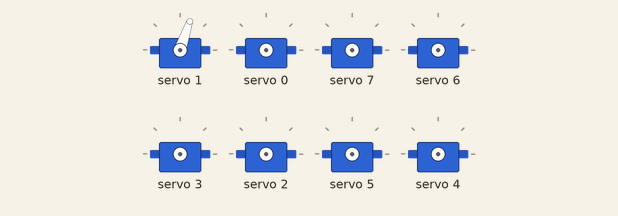
This sketch was run on a simulated Arduino Uno, built with avr-gcc and run on an emulated ATmega328P. Parts: 8 × servo.

Above: at 0.05 s.
At 0.9 s:
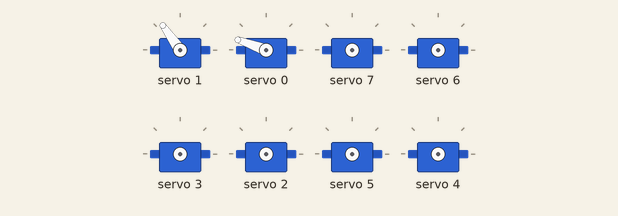
At 1.8 s:
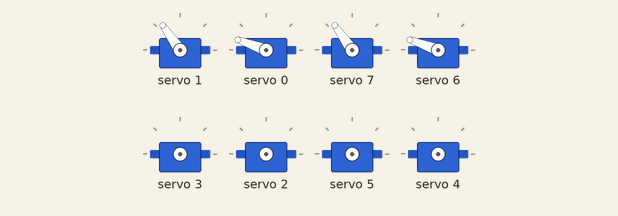
At 2.7 s:
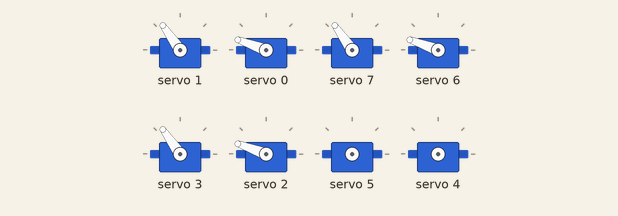
At 3.6 s:
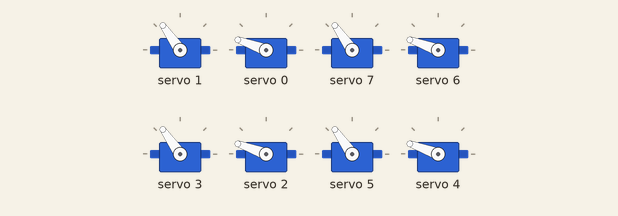
Timing chart, 0 to 8.3 s (numbered marks = the images above):
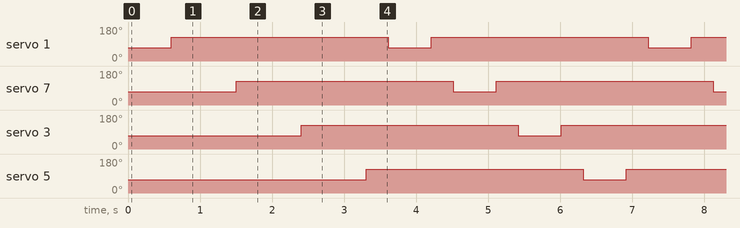

The sketch:

abc.ino
```cpp
#include <Wire.h>
#include <Adafruit_PWMServoDriver.h>

Adafruit_PWMServoDriver pca9685 = Adafruit_PWMServoDriver();

#define SERVO_MIN 150
#define SERVO_MAX 600

#define FRONT_LEFT_H  0
#define FRONT_LEFT_V  1
#define FRONT_RIGHT_H 2
#define FRONT_RIGHT_V 3
#define BACK_LEFT_H   4
#define BACK_LEFT_V   5
#define BACK_RIGHT_H  6
#define BACK_RIGHT_V  7

char command;  // Stores Bluetooth command

void setup() {
    // Serial.begin(9600);     // Serial Monitor (PC)
    // Serial1.begin(9600);    // Bluetooth HC-05 (TX1/RX1)

    pca9685.begin();
    pca9685.setPWMFreq(50);
}

void moveServo(int channel, int angle) {
    int pulse = map(angle, 0, 180, SERVO_MIN, SERVO_MAX);
    pca9685.setPWM(channel, 0, pulse);
}

void moveLeg(int h_servo, int v_servo, int h_angle, int v_angle) {
    moveServo(v_servo, v_angle);
    delay(300);
    moveServo(h_servo, h_angle);
    delay(300);
    moveServo(v_servo, 90);
    delay(300);
}

// Walking Forward
void walkForward() {
    moveLeg(FRONT_LEFT_H, FRONT_LEFT_V, 120, 45);
    moveLeg(BACK_RIGHT_H, BACK_RIGHT_V, 120, 45);
    moveLeg(FRONT_RIGHT_H, FRONT_RIGHT_V, 120, 45);
    moveLeg(BACK_LEFT_H, BACK_LEFT_V, 120, 45);
}

// Walking Backward
void walkBackward() {
    moveLeg(FRONT_LEFT_H, FRONT_LEFT_V, 60, 45);  // Move backward
    moveLeg(BACK_RIGHT_H, BACK_RIGHT_V, 60, 45);  // Move backward
    moveLeg(FRONT_RIGHT_H, FRONT_RIGHT_V, 60, 45);  // Move backward
    moveLeg(BACK_LEFT_H, BACK_LEFT_V, 60, 45);  // Move backward
}

// Turning Left
void turnLeft() {
    moveLeg(FRONT_LEFT_H, FRONT_LEFT_V, 60, 45);
    moveLeg(BACK_LEFT_H, BACK_LEFT_V, 60, 45);
    moveLeg(FRONT_RIGHT_H, FRONT_RIGHT_V, 120, 45);
    moveLeg(BACK_RIGHT_H, BACK_RIGHT_V, 120, 45);
}

// Turning Right
void turnRight() {
    moveLeg(FRONT_RIGHT_H, FRONT_RIGHT_V, 60, 45);
    moveLeg(BACK_RIGHT_H, BACK_RIGHT_V, 60, 45);
    moveLeg(FRONT_LEFT_H, FRONT_LEFT_V, 120, 45);
    moveLeg(BACK_LEFT_H, BACK_LEFT_V, 120, 45);
}

void loop() {
    // if (Serial1.available()) {  // Check if Bluetooth sends data
    //     command = Serial1.read();
    //     Serial.println(command);

    //     if (command == 'F') {
            walkForward();
        //     delay(500)
        // // } else if (command == 'B') {
        //     walkBackward();  // Move backward
        // // } else if (command == 'L') {
        //     turnLeft();
        //     walkForward
        // // } else if (command == 'R') {
        //     turnRight();
        //     walkForward
    //     }
    // }
}
```

Measured:
- by itself, servo 1, servo 7, servo 3, servo 5: alternates 125° for 3.0 s and 71° for 0.60 s
